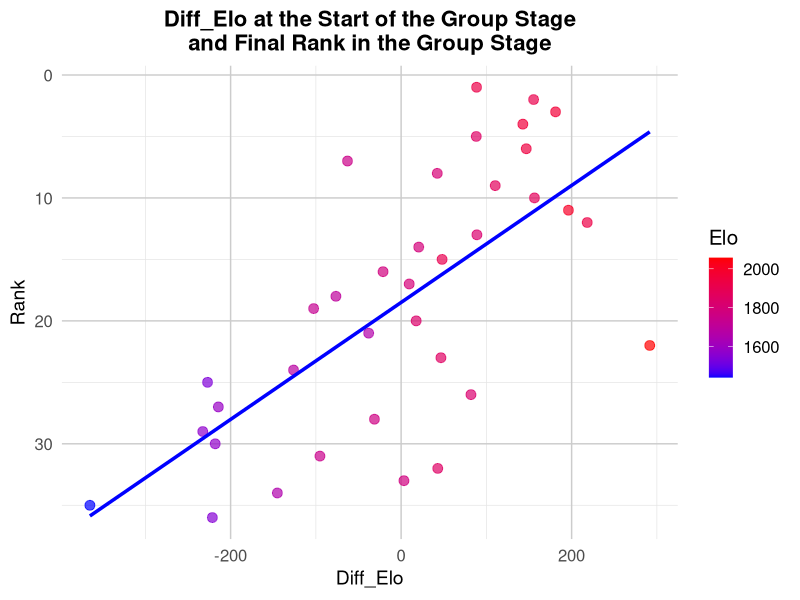
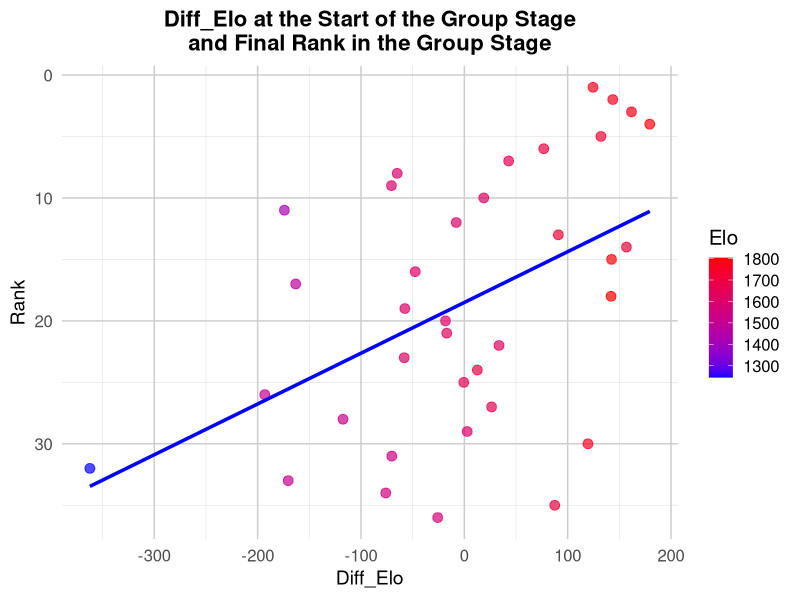
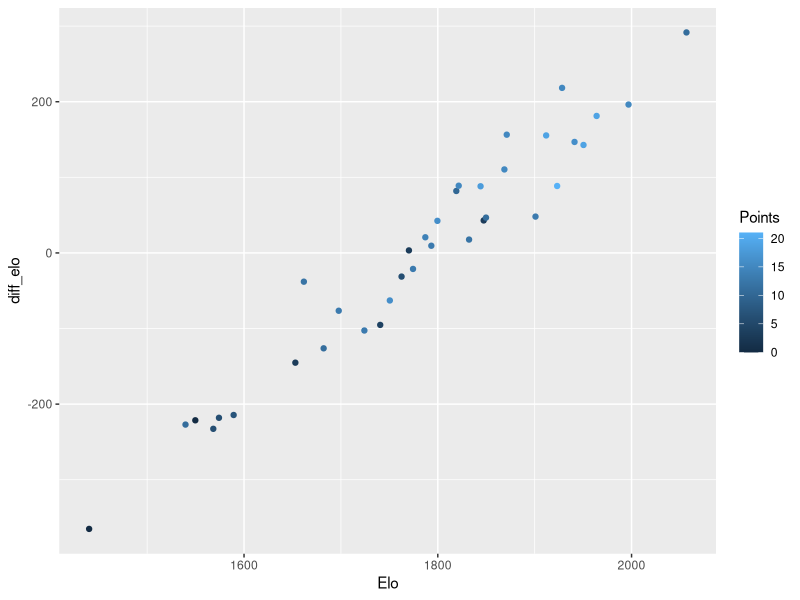

Recreate these plots in R, in order.
library(tidyverse)
library(readxl)

clubs <- read_csv("data/data_plot.csv") %>%
  select(Club, Country, Elo)

fixtures <- read_excel("data/Fixtures.xlsx")

points <- read_excel("data/points.xlsx")

fixtures <- fixtures %>%
  mutate(
    Home = recode(Home,
      "Bologona" = "Bologna", "Donetsk" = "Shakhtar",
      "Leipzig" = "RB Leipzig", "PSG" = "Paris SG",
      "Slovan" = "Slovan Bratislava"
    ),
    Away = recode(Away,
      "Bologona" = "Bologna", "Donetsk" = "Shakhtar",
      "Leipzig" = "RB Leipzig", "PSG" = "Paris SG",
      "Slovan" = "Slovan Bratislava"
    )
  )


unique_clubs <- fixtures %>%
  count(Home) %>%
  select(Home)

unique_clubs$Club <- unique_clubs$Home
unique_clubs$Home <- NULL

elo <- clubs %>%
  right_join(unique_clubs)

fixtures_elo <- fixtures %>%
  left_join(elo, by = c("Away" = "Club")) %>%
  rename(Opponent_Elo_Away = Elo) %>%
  left_join(elo, by = c("Home" = "Club")) %>%
  rename(Opponent_Elo_Home = Elo)

# Compute average opponent Elo for each team
avg_elo_per_team <- fixtures_elo %>%
  select(Home, Away, Opponent_Elo_Away, Opponent_Elo_Home) %>%
  pivot_longer(cols = c(Home, Away), names_to = "Match_Type", values_to = "Club") %>%
  mutate(Opponent_Elo = ifelse(Match_Type == "Home", Opponent_Elo_Away, Opponent_Elo_Home)) %>%
  group_by(Club) %>%
  summarise(Average_Opponent_Elo = mean(Opponent_Elo, na.rm = TRUE)) %>%
  arrange(desc(Average_Opponent_Elo))

plot_data <- avg_elo_per_team %>% left_join(elo) %>% 
  mutate(diff_elo = Elo - Average_Opponent_Elo) %>% 
  left_join(points)

ggplot(plot_data, aes(x = diff_elo, y = Rank)) +
  geom_point(aes(color = Elo), size = 3, alpha = 0.7) +  # Customize point size and transparency
  geom_smooth(method = "lm", se = FALSE, color = "blue", size = 1.2) +  # Line thickness
  scale_y_reverse() +  # Flip the y-axis
  labs(
    title = "Diff_Elo at the Start of the Group Stage\nand Final Rank in the Group Stage",
    x = "Diff_Elo",
    y = "Rank"
  ) +
  theme_minimal(base_size = 15) +  # Base font size for readability
  theme(
    plot.title = element_text(hjust = 0.5, size = 16, face = "bold"),
    axis.title = element_text(size = 14),
    axis.text = element_text(size = 12),
    panel.grid.major = element_line(color = "grey80", size = 0.5),  # Add light grid lines
    panel.grid.minor = element_line(color = "grey90", size = 0.25)
  ) +
  scale_color_gradient(low = "blue", high = "red")  # Gradient color scale for points

# Center & adjust font size



# For Europa League ------------------------------
clean_whitespace <- function(x) {
  gsub("\u00a0", " ", x)
}

# Read the fixtures data and clean whitespace
fixtures_EL <- read_excel("data/fixtures_EL.xlsx") %>%
  mutate(across(everything(), ~trimws(clean_whitespace(.))))

fixtures_EL <- fixtures_EL %>%
  mutate(
    Home = recode(Home,"Ludogorets" = "Razgrad", "Malmo" = "Malmoe"
    ),
    Away = recode(Away,"Ludogorets" = "Razgrad", "Malmo" = "Malmoe"
  )
)

fixtures_EL %>% 
  count(Home) %>% 
  arrange(desc(n()))

fixtures_EL %>% 
  count(Away) %>% 
  arrange((n()))

points_EL <- read_excel("data/points_EL.xlsx")

unique_clubs_EL <- fixtures_EL %>%
  count(Home) %>%
  select(Home)

unique_clubs_EL$Club <- unique_clubs_EL$Home
unique_clubs_EL$Home <- NULL

elo_EL <- clubs %>%
  right_join(unique_clubs_EL)

fixtures_elo_EL <- fixtures_EL %>%
  left_join(elo_EL, by = c("Away" = "Club")) %>%
  rename(Opponent_Elo_Away = Elo) %>%
  left_join(elo_EL, by = c("Home" = "Club")) %>%
  rename(Opponent_Elo_Home = Elo)

# Compute average opponent Elo for each team
avg_elo_per_team_EL <- fixtures_elo_EL %>%
  select(Home, Away, Opponent_Elo_Away, Opponent_Elo_Home) %>%
  pivot_longer(cols = c(Home, Away), names_to = "Match_Type", values_to = "Club") %>%
  mutate(Opponent_Elo = ifelse(Match_Type == "Home", Opponent_Elo_Away, Opponent_Elo_Home)) %>%
  group_by(Club) %>%
  summarise(Average_Opponent_Elo = mean(Opponent_Elo, na.rm = TRUE)) %>%
  arrange(desc(Average_Opponent_Elo))

plot_data_EL <- avg_elo_per_team_EL %>% 
  left_join(elo_EL) %>% 
  mutate(diff_elo = Elo - Average_Opponent_Elo) %>% 
  left_join(points_EL)

ggplot(plot_data_EL, aes(x = diff_elo, y = Rank)) +
  geom_point(aes(color = Elo), size = 3, alpha = 0.7) +  # Customize point size and transparency
  geom_smooth(method = "lm", se = FALSE, color = "blue", size = 1.2) +  # Line thickness
  scale_y_reverse() +  # Flip the y-axis
  labs(
    title = "Diff_Elo at the Start of the Group Stage\nand Final Rank in the Group Stage",
    x = "Diff_Elo",
    y = "Rank"
  ) +
  theme_minimal(base_size = 15) +  # Base font size for readability
  theme(
    plot.title = element_text(hjust = 0.5, size = 16, face = "bold"),
    axis.title = element_text(size = 14),
    axis.text = element_text(size = 12),
    panel.grid.major = element_line(color = "grey80", size = 0.5),  # Add light grid lines
    panel.grid.minor = element_line(color = "grey90", size = 0.25)
  ) +
  scale_color_gradient(low = "blue", high = "red")  # Gradient color scale for points

# Center & adjust font size

model_EL <- lm(Elo ~ diff_elo, plot_data_EL)
summary(model_EL)

model <- lm(Elo ~ diff_elo, plot_data)
summary(model)

ggplot(plot_data, aes(Elo, diff_elo, color = Points)) +
  geom_point()
